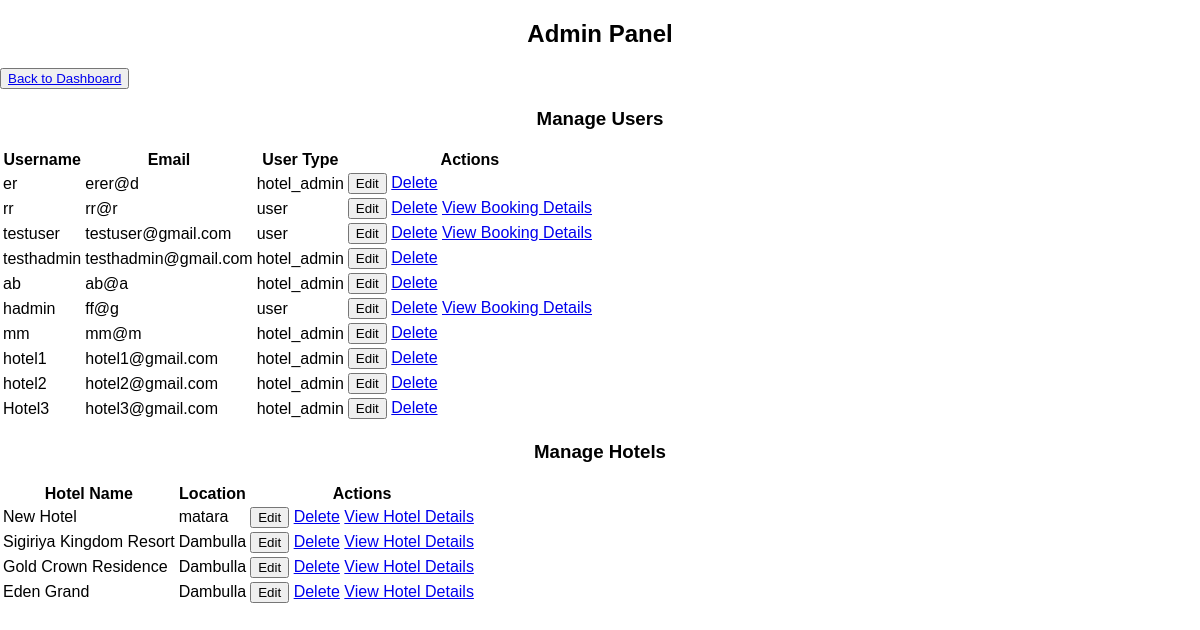
The app's page /admin_panel.php (signed in) with its own data.
### tables this page shows
CREATE TABLE `users` (
  `user_id` int(11) NOT NULL,
  `username` varchar(50) NOT NULL,
  `email` varchar(100) NOT NULL,
  `password` varchar(255) NOT NULL,
  `created_at` timestamp NOT NULL DEFAULT current_timestamp(),
  `user_type` varchar(20) NOT NULL,
  `description` varchar(20) NOT NULL,
  `hotel_id` int(11) DEFAULT NULL,
  `name` varchar(255) DEFAULT NULL,
  `telephone` varchar(15) DEFAULT NULL,
  `profile_picture` varchar(255) DEFAULT NULL
);

CREATE TABLE `hotels` (
  `hotel_id` int(11) NOT NULL,
  `hotel_name` varchar(100) NOT NULL,
  `total_rooms` int(11) NOT NULL,
  `user_id` int(11) DEFAULT NULL,
  `description` varchar(20) NOT NULL,
  `location` varchar(255) DEFAULT NULL,
  `city_id` int(255) NOT NULL
);

### admin_panel.php (the view, shortened to what this page needs)
<?php
include('config.php');
$users_stmt = $conn->prepare("SELECT * FROM users WHERE user_type != 'admin'");
$users_stmt->execute();
$users = $users_stmt->get_result();
$hotels_stmt = $conn->prepare("SELECT * FROM hotels");
$hotels_stmt->execute();
$hotels = $hotels_stmt->get_result();
?>
<!DOCTYPE html>
<html lang="en">
<head>
    <link rel="stylesheet" href="admin.css">
</head>
<body>
    <div class="admin-container">
        <h2>Admin Panel</h2>
        <button><a href="admin.php">Back to Dashboard</a></button>
        <h3>Manage Users</h3>
        <table>
            <tr>
                <th>Username</th>
                <th>Email</th>
                <th>User Type</th>
                <th>Actions</th>
            </tr>
            <?php while ($user = $users->fetch_assoc()): ?>
            <tr id="view-row-<?php echo $user['user_id']; ?>">
                <td><?php echo htmlspecialchars($user['username']); ?></td>
                <td><?php echo htmlspecialchars($user['email']); ?></td>
                <td><?php echo htmlspecialchars($user['user_type']); ?></td>
                <td>
                    <button onclick="editUser(<?php echo $user['user_id']; ?>)">Edit</button>
                    <a href="admin_delete_user.php?id=<?php echo $user['user_id']; ?>" onclick="return confirm('Are you sure you want to delete this user?');">Delete</a>
                    <?php if ($user['user_type'] === 'user'): ?>
                        <a href="admin_view_user_bookings.php?user_id=<?php echo $user['user_id']; ?>" class="view-booking-button">View Booking Details</a>
                    <?php endif; ?>
                </td>
            </tr>
            <?php endwhile; ?>
        </table>
        <h3>Manage Hotels</h3>
        <table>
            <tr>
                <th>Hotel Name</th>
                <th>Location</th>
                <th>Actions</th>
            </tr>
            <?php while ($hotel = $hotels->fetch_assoc()): ?>
            <tr id="view-hotel-row-<?php echo $hotel['hotel_id']; ?>">
                <td><?php echo htmlspecialchars($hotel['hotel_name']); ?></td>
                <td><?php echo htmlspecialchars($hotel['location']); ?></td>
                <td>
                    <button onclick="editHotel(<?php echo $hotel['hotel_id']; ?>)">Edit</button>
                    <a href="admin_delete_hotel.php?id=<?php echo $hotel['hotel_id']; ?>" onclick="return confirm('Are you sure you want to delete this hotel?');">Delete</a>
                    <a href="admin_hotel_details.php?id=<?php echo $hotel['hotel_id']; ?>" class="view-hotel-button">View Hotel Details</a>
                </td>
            </tr>
            <?php endwhile; ?>
        </table>
    </div>
</body>
</html>

### admin.css (style rules this page uses)
body { font-family: 'Lucida Sans', Arial, sans-serif; background-size: cover; background-position: center; background-repeat: no-repeat; background-attachment: fixed; margin: 0; padding: 0; justify-content: center; align-items: center; }
h2, h3 { color: #000000; text-align: center; }

### records on screen
users: username "er", email "erer@d", user_type "hotel_admin"
users: username "rr", email "rr@r", user_type "user"
users: username "testuser", email "testuser@gmail.com", user_type "user"
users: username "testhadmin", email "testhadmin@gmail.com", user_type "hotel_admin"
users: username "ab", email "ab@a", user_type "hotel_admin"
users: username "hadmin", email "ff@g", user_type "user"
users: username "mm", email "mm@m", user_type "hotel_admin"
users: username "hotel1", email "hotel1@gmail.com", user_type "hotel_admin"
users: username "hotel2", email "hotel2@gmail.com", user_type "hotel_admin"
users: username "Hotel3", email "hotel3@gmail.com", user_type "hotel_admin"
hotels: hotel_name "New Hotel", location "matara"
hotels: hotel_name "Sigiriya Kingdom Resort", location "Dambulla"
hotels: hotel_name "Gold Crown Residence", location "Dambulla"
hotels: hotel_name "Eden Grand", location "Dambulla"
